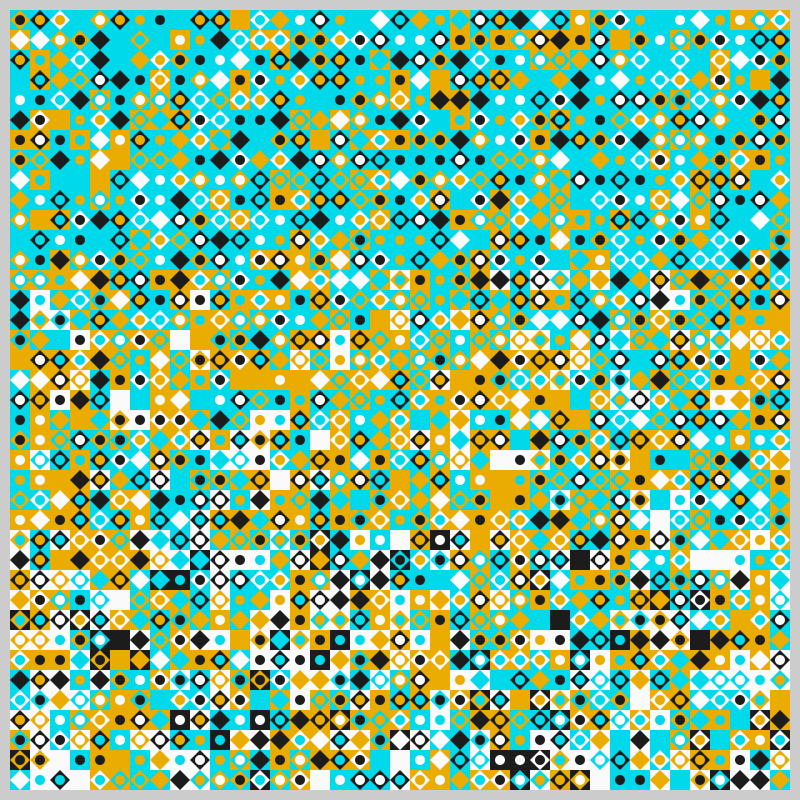
Frame 1 (no input)
Frame 60 (the mouse pressed at the canvas centre just before this capture): identical to frame 1, image omitted
Frame 120 (the mouse held since frame 60 and released just before this capture): identical to frame 1, image omitted

The Processing sketch that drew this single still picture (run headless with seeded random() and noise(); from frame 60 on, the mouse is pressed at the canvas centre):

// Processing sketch: Exercise01_sasj_nl
// ── Exercise01_sasj_nl.pde
/*
drawing inspired by sasj_nl
*/

color[] colors = {#00D9EA,#EAAC00,#FAFAFA,#1C1C1C};
float gridSize = 20;
int frameIndex = 0;

void setup(){
  size(800,800);
  frameRate(10);
      
    
   for(float y = gridSize; y<height; y+=gridSize){
    for(float x = gridSize; x<width; x+=gridSize){
      pushMatrix();
      translate(x,y);
      noStroke();
      
      color squareColor;
      if(y < height/3){
        squareColor = colors[floor(random(0,1.3))];
      }else if(y < 2*height/3){
        squareColor = colors[floor(random(0,2.3))];
      }else{
        squareColor = colors[floor(random(0,3.3))];
      }
      
      
      fill(squareColor); //random number 0 - 3.9999

      drawSquare(gridSize,gridSize);
      
      
      
      
      
      fill(colors[floor(random(4))]); //random number 0 - 3.9999
      drawDimond(gridSize,gridSize);
      fill(colors[floor(random(4))]); //random number 0 - 3.9999
      drawCircle(gridSize/2,gridSize/2);

      popMatrix();
      
    }
  }
}

void draw(){

}

void drawCircle(float cw, float ch){
  ellipse(0,0,cw,ch);
}

void drawSquare(float sw, float sh){
  rectMode(CENTER);
  rect(0,0,sw,sh);
}

void drawDimond(float dw, float dh){
  beginShape();
  vertex(0, -dh/2);
  vertex(-dw/2, 0);
  vertex(0, dh/2);
  vertex(dw/2, 0);
  endShape(CLOSE);
}
